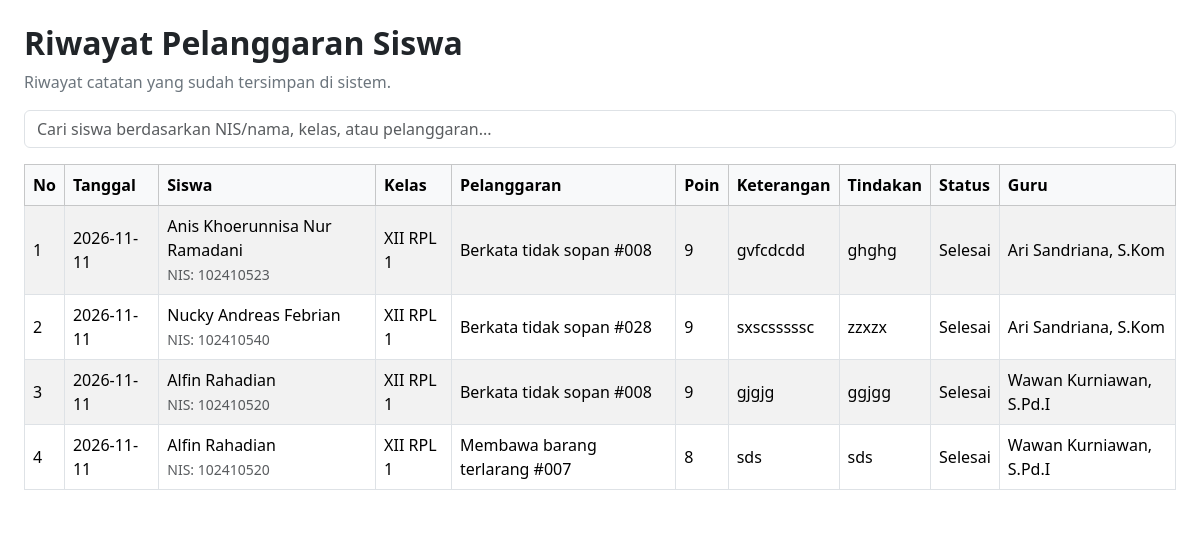
The app's page /riwayat.php (signed in) with its own data.
### tables this page shows
CREATE TABLE `t_pelanggaran_siswa` (
  `id` int(11) NOT NULL,
  `tahun_ajaran_id` int(11) DEFAULT NULL,
  `siswa_id` int(11) DEFAULT NULL,
  `nama_siswa` varchar(150) NOT NULL,
  `kelas_id` int(11) DEFAULT NULL,
  `nama_kelas` varchar(100) NOT NULL,
  `pelanggaran_id` int(11) DEFAULT NULL,
  `nama_pelanggaran` varchar(150) NOT NULL,
  `pelanggaran_kategori_id` int(11) DEFAULT NULL,
  `guru_id` int(11) DEFAULT NULL,
  `nama_guru` varchar(150) NOT NULL,
  `tanggal` date DEFAULT NULL,
  `keterangan` text NOT NULL,
  `poin` int(11) NOT NULL,
  `tindakan` text NOT NULL,
  `status` varchar(30) NOT NULL,
  `created_at` timestamp NOT NULL DEFAULT current_timestamp(),
  `updated_at` timestamp NOT NULL DEFAULT current_timestamp()
);

### includes/cek_akses.php (called while the page is built, shortened)
<?php
if (!function_exists('hak_daftar_grup')) {
    function hak_daftar_grup(): array
    {
        return [
            'umum' => [HAK_ADMIN, HAK_WALI_KELAS, HAK_GURU],
            'about_me' => [HAK_ADMIN],
            'master.siswa' => [HAK_ADMIN],
            'master.guru' => [HAK_ADMIN],
            'master.kelas' => [HAK_ADMIN],
            'master.tahun_ajaran' => [HAK_ADMIN],
            'master.wali_kelas' => [HAK_ADMIN],
            'master.penempatan' => [HAK_ADMIN],
            'master.kategori' => [HAK_ADMIN],
            'master.jenis' => [HAK_ADMIN],
            'master.akun' => [],
            'catat_pelanggaran' => [HAK_WALI_KELAS, HAK_GURU],
            'tindakan' => [HAK_WALI_KELAS, HAK_GURU],
            'riwayat' => [HAK_WALI_KELAS, HAK_GURU],
            'rekap_poin' => [HAK_WALI_KELAS, HAK_GURU],
            'laporan' => [HAK_ADMIN, HAK_WALI_KELAS, HAK_GURU],
        ];
    }
    function hak_adalah_wali_kelas(): bool
    {
        $userId = (int) ($_SESSION['id'] ?? 0);
        static $cache = [];
        if (isset($cache[$userId])) {
            return $cache[$userId];
        }
        $db = $GLOBALS['koneksi'] ?? null;
        $stmt = mysqli_prepare(
            $db,
            "SELECT 1
             FROM t_wali_kelas wk
             INNER JOIN t_guru g ON g.id = wk.guru_id
             WHERE g.user_id = ? AND wk.status_aktif = 1
             LIMIT 1"
        );
        mysqli_stmt_bind_param($stmt, 'i', $userId);
        mysqli_stmt_execute($stmt);
        $ada = mysqli_num_rows(mysqli_stmt_get_result($stmt)) > 0;
        return $cache[$userId] = $ada;
    }
    function hak_role_efektif(): string
    {
        $role = strtolower(trim((string) ($_SESSION['role'] ?? '')));
        if (hak_adalah_wali_kelas()) {
            return HAK_WALI_KELAS;
        }
        return HAK_GURU;
    }
    function hak_halaman_boleh(string $file, ?string $role = null): bool
    {
        $role = $role ?? hak_role_efektif();
        $peta = hak_peta_halaman();
        $grup = hak_daftar_grup()[$peta[$file]] ?? [];
        return in_array($role, $grup, true);
    }
    function hak_cek_permintaan(): void
    {
        $file = basename((string) ($_SERVER['SCRIPT_NAME'] ?? ''));
        if (hak_halaman_boleh($file)) {
            return;
        }
        exit;
    }
}

### includes/cek_session.php (called while the page is built, shortened)
<?php
require_once __DIR__ . '/cek_akses.php';
hak_cek_permintaan();

### riwayat.php (the view, shortened to what this page needs)
<?php
include 'includes/cek_session.php'; include 'config/koneksi.php';
$embed=(($_GET['embed']??'')==='1');
$role=hak_role_efektif();
$sql="SELECT id,tanggal,nama_siswa,(SELECT nis FROM t_siswa WHERE t_siswa.id=t_pelanggaran_siswa.siswa_id) AS nis,nama_kelas,nama_pelanggaran,poin,keterangan,tindakan,status,nama_guru FROM t_pelanggaran_siswa";
if($role===HAK_WALI_KELAS){
 $sql.=" WHERE EXISTS (SELECT 1 FROM t_wali_kelas wk INNER JOIN t_guru g ON g.id=wk.guru_id WHERE g.user_id=? AND wk.status_aktif=1 AND wk.kelas_id=t_pelanggaran_siswa.kelas_id AND (wk.tahun_ajaran_id=t_pelanggaran_siswa.tahun_ajaran_id OR t_pelanggaran_siswa.tahun_ajaran_id IS NULL))";
 $sql.=" ORDER BY tanggal DESC,id DESC";
 $st=mysqli_prepare($koneksi,$sql);$uid=(int)($_SESSION['id']??0);mysqli_stmt_bind_param($st,'i',$uid);mysqli_stmt_execute($st);$q=mysqli_stmt_get_result($st);
}else{$sql.=" ORDER BY tanggal DESC,id DESC";$q=mysqli_query($koneksi,$sql);}
function eR($v){return htmlspecialchars((string)$v,ENT_QUOTES,'UTF-8');}
?>
<?php if(!$embed):?><!doctype html><html lang="id"><head><link href="https://cdn.jsdelivr.net/npm/bootstrap@5.3.3/dist/css/bootstrap.min.css" rel="stylesheet"></head><body><?php endif;?>
<main class="container-fluid p-3 p-md-4 bg-white"><h2 class="fw-bold">Riwayat Pelanggaran Siswa</h2><p class="text-secondary">Riwayat catatan yang sudah tersimpan di sistem.</p><div class="mb-3"><input type="search" id="cariRiwayat" class="form-control" placeholder="Cari siswa berdasarkan NIS/nama, kelas, atau pelanggaran..."></div><div class="table-responsive"><table id="tabelRiwayat" class="table table-bordered table-striped align-middle"><thead class="table-light"><tr><th>No</th><th>Tanggal</th><th>Siswa</th><th>Kelas</th><th>Pelanggaran</th><th>Poin</th><th>Keterangan</th><th>Tindakan</th><th>Status</th><th>Guru</th></tr></thead><tbody><?php $no=1;while($r=mysqli_fetch_assoc($q)):?><tr><td><?=$no++?></td><td><?=eR($r['tanggal'])?></td><td><?=eR($r['nama_siswa'])?><br><small class="text-muted">NIS: <?=eR($r['nis']??'')?></small></td><td><?=eR($r['nama_kelas'])?></td><td><?=eR($r['nama_pelanggaran'])?></td><td><?=(int)$r['poin']?></td><td><?=eR($r['keterangan'])?></td><td><?=eR($r['tindakan'])?></td><td><?=eR($r['status'])?></td><td><?=eR($r['nama_guru'])?></td></tr><?php endwhile;?><?php if(mysqli_num_rows($q)===0):?><tr><td colspan="10" class="text-center">Belum ada riwayat pelanggaran.</td></tr><?php endif;?></tbody></table></div></main>
<?php if(!$embed):?></body></html><?php endif;?>

### records on screen
t_pelanggaran_siswa: tanggal "2026-11-11", nama_siswa "Anis Khoerunnisa Nur Ramadani", nis "102410523", nama_kelas "XII RPL 1", nama_pelanggaran "Berkata tidak sopan #008", poin "9", keterangan "gvfcdcdd", tindakan "ghghg", status "Selesai", nama_guru "Ari Sandriana, S.Kom"
t_pelanggaran_siswa: tanggal "2026-11-11", nama_siswa "Nucky Andreas Febrian", nis "102410540", nama_kelas "XII RPL 1", nama_pelanggaran "Berkata tidak sopan #028", poin "9", keterangan "sxscsssssc", tindakan "zzxzx", status "Selesai", nama_guru "Ari Sandriana, S.Kom"
t_pelanggaran_siswa: tanggal "2026-11-11", nama_siswa "Alfin Rahadian", nis "102410520", nama_kelas "XII RPL 1", nama_pelanggaran "Berkata tidak sopan #008", poin "9", keterangan "gjgjg", tindakan "ggjgg", status "Selesai", nama_guru "Wawan Kurniawan, S.Pd.I"
t_pelanggaran_siswa: tanggal "2026-11-11", nama_siswa "Alfin Rahadian", nis "102410520", nama_kelas "XII RPL 1", nama_pelanggaran "Membawa barang terlarang #007", poin "8", keterangan "sds", tindakan "sds", status "Selesai", nama_guru "Wawan Kurniawan, S.Pd.I"
